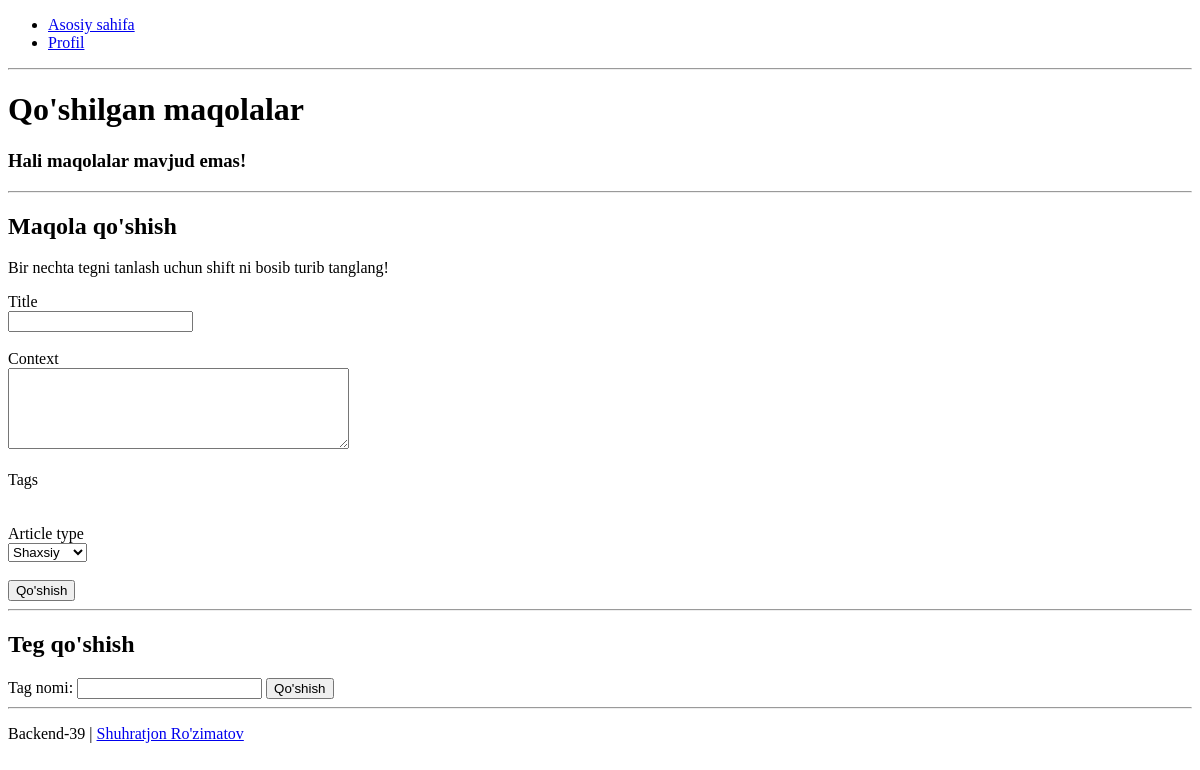
/user/home/articles/ (signed in), run on an earlier commit of the app's database.
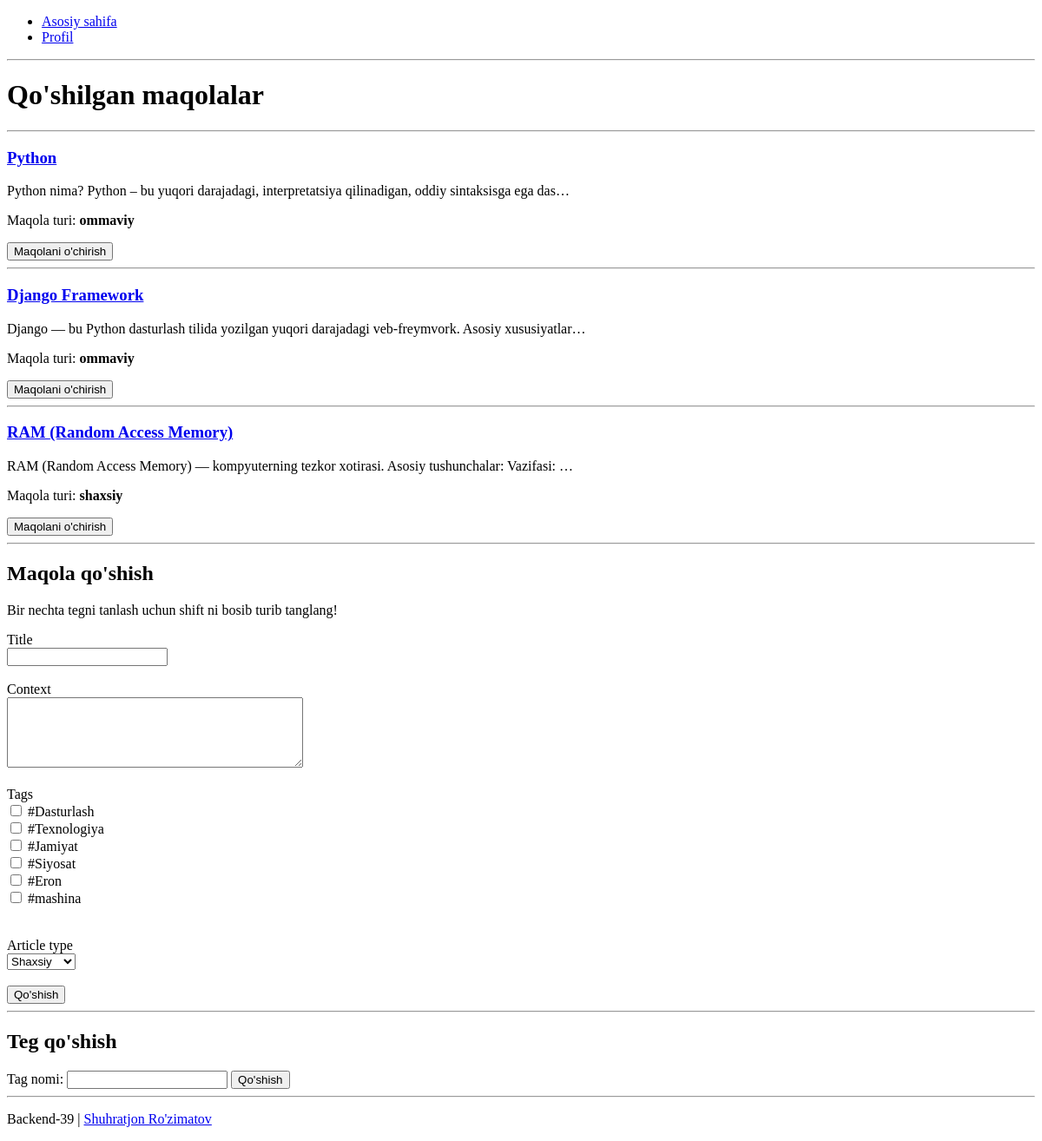
And on a later commit of the database.
### main/models.py (models this page shows, shortened)
class Article(models.Model):
    title = models.CharField(max_length=50)
    slug = models.SlugField(unique=True,null=True, blank=True)
    context = models.TextField(null=True, blank=True)
    tags = models.ManyToManyField(Tag,null=True, blank=True)
    created_at = models.DateTimeField(auto_now_add=True)
    user = models.ForeignKey(User, on_delete=models.CASCADE)
    article_type = models.CharField(
        choices=[
            ('shaxsiy', 'Shaxsiy'),
            ('ommaviy', 'Ommaviy')
        ],
        default='shaxsiy'
    )

### main/views.py (the view, shortened to what this page needs)
# urls.py: path('user/home/articles/', UserArticlesView.as_view(), name='user-articles'),
class UserArticlesView(LoginRequiredMixin, View):
    def get(self, request):
        article_form = ArticleTagForm()
        articles = Article.objects.filter(user=request.user)
        context={
            'article_form': article_form,
            'articles': articles
        }
        return render(request, 'user_articles.html', context)

### main/forms.py
class ArticleTagForm(forms.Form):
    title = forms.CharField(max_length=50)
    context = forms.CharField(
        widget=forms.Textarea(
            attrs={
                'rows': 5
            }
        )
    )
    tags = forms.ModelMultipleChoiceField(
        queryset=Tag.objects.all(),
        widget=forms.CheckboxSelectMultiple,
        required=False
    )
    article_type = forms.ChoiceField(
        choices=[
            ('shaxsiy', 'Shaxsiy'),
            ('ommaviy', 'Ommaviy')
        ]
    )

### main/models.py (called while the page is built)
    def __str__(self):
        return self.name

### templates/user_articles.html (shortened to what this page needs)
<!DOCTYPE html>
<html lang="en">
<head>
</head>
<body>
    <header>
        <nav>
            <ul>
                <li><a href="{% url 'user-home' %}">Asosiy sahifa</a></li>
                <li><a href="{% url 'user-profile' %}">Profil</a></li>
            </ul>
        </nav>
    </header>
    <hr>
    <main>
        <h1>Qo'shilgan maqolalar</h1>
        {% if articles %}
            {% for article in articles %}
                <hr style="color:beige;">
                <a href="{% url 'edit-article' article.slug %}"><h3> {{article.title}} </h3></a>
                <p> {{article.context|truncatechars:100}} </p>
                <p>Maqola turi: <b>{{article.article_type}}</b></p>
                <a href="{% url 'delete-user-article' article.slug %}">
                    <button>
                        Maqolani o'chirish
                    </button>
                </a>
            {% endfor %}
        {% else %}
            <h3>
                Hali maqolalar mavjud emas!
            </h3>
        {% endif %}
        <hr>
        <h2>Maqola qo'shish</h2>
        <p>Bir nechta tegni tanlash uchun shift ni bosib turib tanglang!</p>
        <form method="post">
            {% for field in article_form %}
                <label for="{{field.id_for_label}}">{{field.label}}</label>
                <br>
                {{field}}
                <br><br>
            {% endfor %}
            <button>Qo'shish</button>
        </form>
        <hr style="color: beige;">
        <h2>Teg qo'shish</h2>
        <form method="post">
            <label for="tag_name">Tag nomi:</label>
            <input type="text" name="name" id="tag_name">
            <button>Qo'shish</button>
        </form>
    </main>
    <hr>
    <footer>
        <p>
            Backend-39 | <a href="https://t.me/shuhratrozimatov">Shuhratjon Ro'zimatov</a>
        </p>
    </footer>
</body>
</html>

What changed in the data, as far as the page shows it:
added Article: title "Python", context "Python nima? Python – bu yuqori darajadagi, interpretatsiya qilinadigan, oddiy sintaksisga ega das…", article_type "ommaviy"
added Article: title "Django Framework", context "Django — bu Python dasturlash tilida yozilgan yuqori darajadagi veb-freymvork. Asosiy xususiyatlar…", article_type "ommaviy"
added Article: title "RAM (Random Access Memory)", context "RAM (Random Access Memory) — kompyuterning tezkor xotirasi. Asosiy tushunchalar: Vazifasi: …", article_type "shaxsiy"
Also different on the page:
new list line: "☐ ☐ ☐ ☐ ☐ ☐ #Dasturlash #Texnologiya #Jamiyat #Siyosat #Eron #mashina"
text no longer shown: "Hali maqolalar mavjud emas!"
